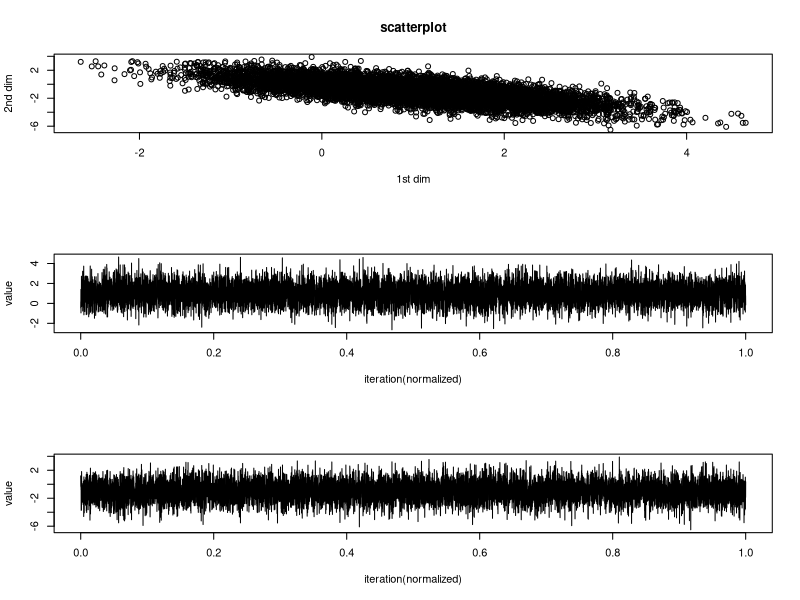
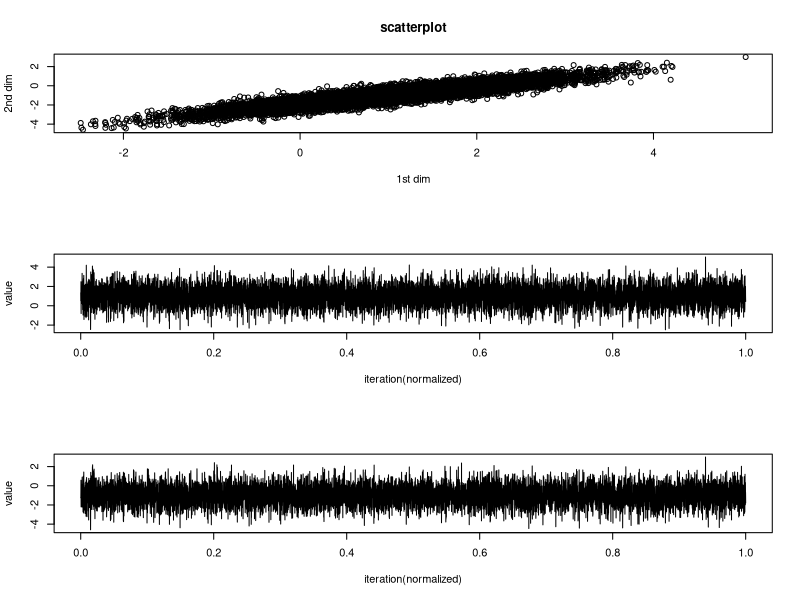
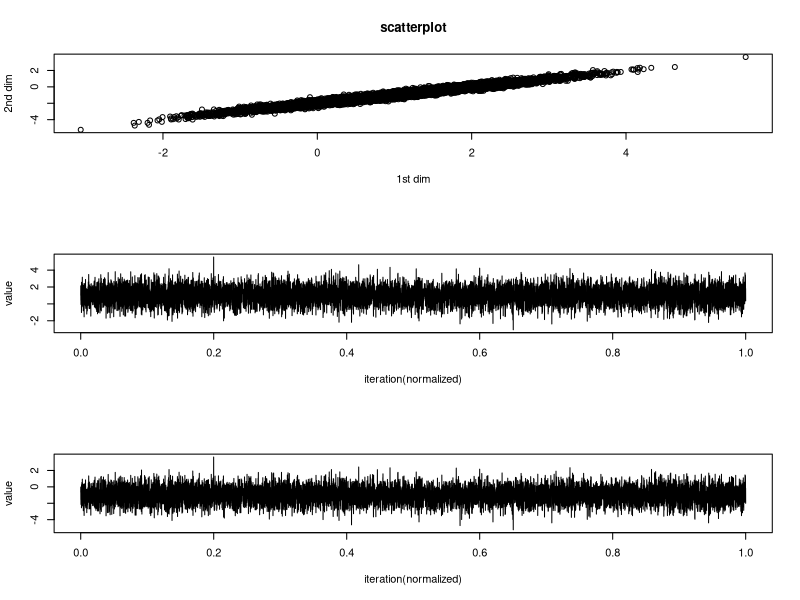
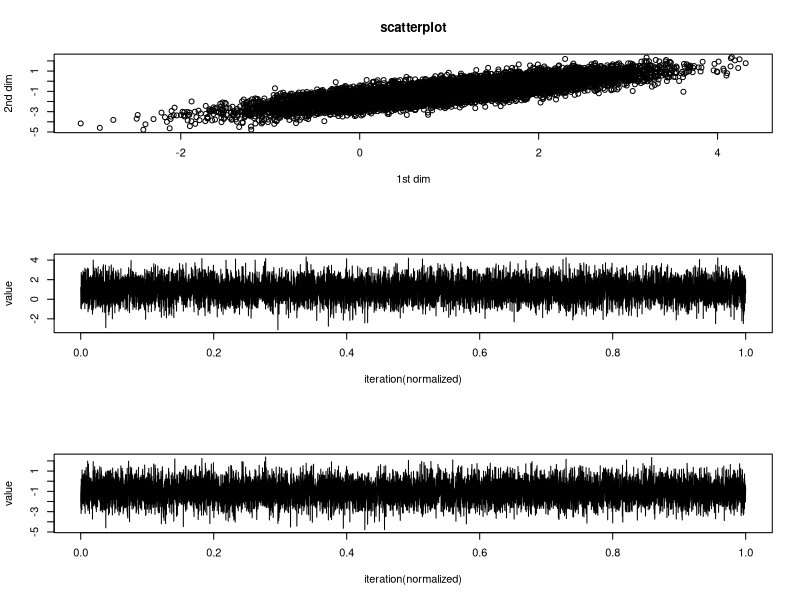

These figures' R source, in order:
# R code created by Choi Seokjun
# UTF-8 CRLF
# windows 10 64-bit.
# R 3.5.2

# vscode run as source : ctrl+shift+s
# vscode run selected block only : ctrl+enter


# 1. Suppose we want to simulate a random vector Y ∼ N(µ,Σ). If Σ (Matern) is symmetric and positive definite, 
# it can be represented using the Cholesky decomposition Σ = LL', where L is a lower triangular matrix. 
# Consider the following algorithm for simulating Y : 
# (1) Calculate the matrix L. 
# (2) Sample Z ∼ N(0,I), where I is the n×n identity matrix. 
# (3) Let Y = µ + LZ. 

# (a) Show that Y generated in this way has the correct distribution
# (b) Write a function or a few lines of code in R to implement this method for arguments mu and Sigma. 
# You may use the built-in function chol for the Cholesky decomposition and rnorm to generate Z.
# (c) For a mean and covariance function of your choosing, 
# use your code from (b) and make a few plots illustrating realizations of a Gaussian process on [0;1], 
# but changing the diﬀerent parameters in the model. These diﬀerences will be easier to see if you keep the same Z sample but just change mu and Sigma.


rnorm_chol_algorithm = function(mu, Sigma) {
    # mu is vector
    # Sigma should be symmetric, positive definite matrix
    dimension = dim(Sigma)
    vecZ = rnorm(dimension, 0, 1)
    chol_upperL = chol(Sigma)
    return(mu + t(chol_upperL) %*% vecZ)    
}

test_suite_for_2d = function(mu_2dim, cov_2by2dim, sim_num=10000){
    test_result_x1 = rep(0, sim_num)
    test_result_x2 = rep(0, sim_num)
    for(i in 1:sim_num){
        iter_sample = rnorm_chol_algorithm(mu_2dim, cov_2by2dim)
        test_result_x1[i] = iter_sample[1]
        test_result_x2[i] = iter_sample[2]
    }
    par(mfrow=c(3,1))
    plot(test_result_x1, test_result_x2, main='scatterplot', xlab='1st dim', ylab='2nd dim')
    plot(seq(0,1,length.out=sim_num), test_result_x1, type='l', xlab='iteration(normalized)', ylab='value')
    plot(seq(0,1,length.out=sim_num), test_result_x2, type='l', xlab='iteration(normalized)', ylab='value')
}

# test 1 : ordinary gaussian
test1_mu = c(1, -1)
test1_Sigma = matrix(c(1,-1,-1,2),2,2)
test_suite_for_2d(test1_mu, test1_Sigma)


# for test 2,3,4, I use 
# fields$Matern
# if you don't have 'fields' packages, install first and run below.
library(fields)


# test 2 : with Matern covariance (= exp cov)
test2_mu = c(1, -1)

test2_matern_param_nu = 0.5
test2_matern_param_range = 1
test2_distance_mat = matrix(c(0,0.2,0.2,0),2,2)
test2_Sigma = Matern(test2_distance_mat, test2_matern_param_range, test2_matern_param_nu)
# nu = smoothness in lec.note, range=rho?? in lec.note (maybe!)
print("set covariance matrix of test 2")
print(test2_Sigma)
test_suite_for_2d(test2_mu, test2_Sigma)



# test 3 : with Matern covariance (small nu)
test3_mu = c(1, -1)

# library(fields)
# fields$Matern
test3_matern_param_nu = 0.1
test3_matern_param_range = 1
test3_distance_mat = matrix(c(0,0.2,0.2,0),2,2)
test3_Sigma = Matern(test3_distance_mat, test3_matern_param_range, test3_matern_param_nu)
print("set covariance matrix of test 3")
print(test3_Sigma)
test_suite_for_2d(test3_mu, test3_Sigma)


# test 4 : with Matern covariance (big nu)
test4_mu = c(1, -1)

# library(fields)
# fields$Matern
test4_matern_param_nu = 1
test4_matern_param_range = 1
test4_distance_mat = matrix(c(0,0.2,0.2,0),2,2)
test4_Sigma = Matern(test4_distance_mat, test4_matern_param_range, test4_matern_param_nu)
print("set covariance matrix of test 4")
print(test4_Sigma)
test_suite_for_2d(test4_mu, test4_Sigma)
